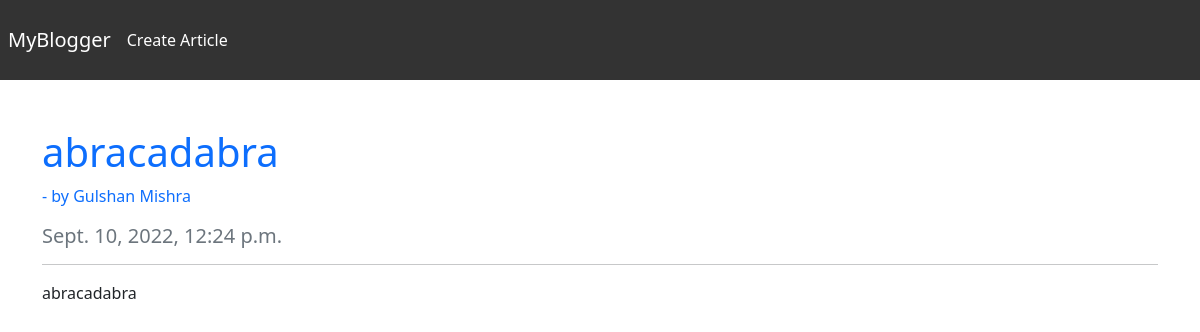
/articles/6, run on the app's committed database.
### main/models.py (models this page shows, shortened)
class Article(models.Model):
    title = models.CharField(max_length=256)
    content = models.TextField(null=True, blank=True)
    createdAt = models.DateTimeField(auto_now_add=True, null=True, blank=True)
    author = models.ForeignKey('Author', on_delete=models.CASCADE, blank=True, null=True)

class Author(models.Model):
    name = models.CharField(max_length=256)
    def __str__(self):
        return self.name

### main/views.py (the view)
# urls.py: path('articles/<int:pk>', views.article),
def article(request, pk):
    try:
        article = models.Article.objects.get(pk=pk)
    except:
        raise Http404()
    context = {
        "article": article
    }
    return render(request, 'main/article.html', context)

### templates/main/article.html
{% extends 'main/base.html' %}
{% block content %}
<div class="container" style="margin-top: 8rem">
    <h1 class="text-primary">{{ article.title }}</h1>
    <p class="text-muted">
        <a href="/author/{{article.author.id}}" class="link-primary" style="text-decoration: none">
            - by {{ article.author }}
        </a>
    </p>
    <h5 class="text-secondary">{{ article.createdAt }}</h5>
    <hr>
    <p class="mt-20">
        {{ article.content | safe }}
    </p>
</div>
{% endblock %}

### templates/main/base.html (style rules this page uses)
body { background-image: url("https://wallpapercave.com/wp/wp6751611.jpg"); background-size: cover; }

### data on the page
Article: title "abracadabra", author "Gulshan Mishra", createdAt "Sept. 10, 2022, 12:24 p.m.", content "abracadabra"
